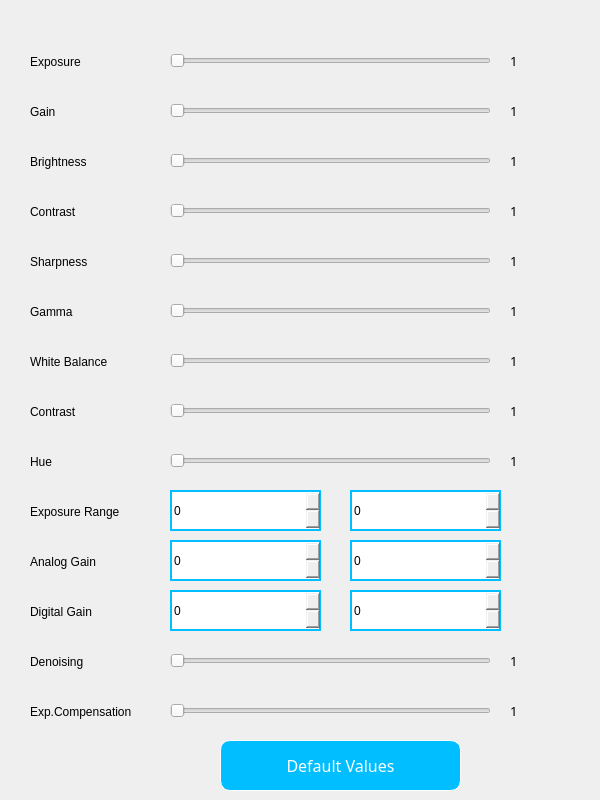
       <widget class="QWidget" name="page_2">
        <widget class="QSpinBox" name="spinBox_7">
         <property name="geometry">
          <rect>
           <x>350</x>
           <y>540</y>
           <width>151</width>
           <height>41</height>
          </rect>
         </property>
         <property name="minimumSize">
          <size>
           <width>15</width>
           <height>15</height>
          </size>
         </property>
         <property name="styleSheet">
          <string notr="true">QSpinBox {
    border: 2px solid rgb(0, 190, 255); 
}
</string>
         </property>
        </widget>
        <widget class="QLabel" name="ExpTimeLb_13">
         <property name="geometry">
          <rect>
           <x>30</x>
           <y>200</y>
           <width>90</width>
           <height>24</height>
          </rect>
         </property>
         <property name="styleSheet">
          <string notr="true">font: 11pt &quot;Adobe 黑体 Std R&quot;;</string>
         </property>
         <property name="text">
          <string>Contrast</string>
         </property>
        </widget>
        <widget class="QLabel" name="ExpTimeLb_16">
         <property name="geometry">
          <rect>
           <x>30</x>
           <y>250</y>
           <width>90</width>
           <height>24</height>
          </rect>
         </property>
         <property name="styleSheet">
          <string notr="true">font: 11pt &quot;Adobe 黑体 Std R&quot;;</string>
         </property>
         <property name="text">
          <string>Sharpness</string>
         </property>
        </widget>
        <widget class="QLabel" name="ExpTimeLb_17">
         <property name="geometry">
          <rect>
           <x>30</x>
           <y>300</y>
           <width>90</width>
           <height>24</height>
          </rect>
         </property>
         <property name="styleSheet">
          <string notr="true">font: 11pt &quot;Adobe 黑体 Std R&quot;;</string>
         </property>
         <property name="text">
          <string>Gamma</string>
         </property>
        </widget>
        <widget class="QPushButton" name="defa_1">
         <property name="geometry">
          <rect>
           <x>220</x>
           <y>740</y>
           <width>241</width>
           <height>51</height>
          </rect>
         </property>
         <property name="font">
          <font>
           <family>.PingFang SC</family>
           <pointsize>12</pointsize>
          </font>
         </property>
         <property name="styleSheet">
          <string notr="true">QPushButton {
    background-color: rgb(0, 190, 255); 
    color: white; 
    border: 1px solid white; 
    padding: 5px 10px; 
    border-radius: 10px; 
}
</string>
         </property>
         <property name="text">
          <string>Default Values</string>
         </property>
        </widget>
        <widget class="QSlider" name="horizontalSlider_12">
         <property name="geometry">
          <rect>
           <x>170</x>
           <y>700</y>
           <width>321</width>
           <height>22</height>
          </rect>
         </property>
         <property name="minimum">
          <number>1</number>
         </property>
         <property name="maximum">
          <number>255</number>
         </property>
         <property name="orientation">
          <enum>Qt::Horizontal</enum>
         </property>
        </widget>
        <widget class="QLabel" name="ExpTimeLb_18">
         <property name="geometry">
          <rect>
           <x>30</x>
           <y>650</y>
           <width>90</width>
           <height>24</height>
          </rect>
         </property>
         <property name="styleSheet">
          <string notr="true">font: 11pt &quot;Adobe 黑体 Std R&quot;;</string>
         </property>
         <property name="text">
          <string>Denoising</string>
         </property>
        </widget>
        <widget class="QSpinBox" name="spinBox_8">
         <property name="geometry">
          <rect>
           <x>350</x>
           <y>490</y>
           <width>151</width>
           <height>41</height>
          </rect>
         </property>
         <property name="minimumSize">
          <size>
           <width>15</width>
           <height>15</height>
          </size>
         </property>
         <property name="styleSheet">
          <string notr="true">QSpinBox {
    border: 2px solid rgb(0, 190, 255); 
}</string>
         </property>
        </widget>
        <widget class="QLabel" name="label_15">
         <property name="geometry">
          <rect>
           <x>510</x>
           <y>240</y>
           <width>81</width>
           <height>41</height>
          </rect>
         </property>
         <property name="font">
          <font>
           <family>.PingFang SC</family>
           <pointsize>10</pointsize>
          </font>
         </property>
         <property name="text">
          <string>1</string>
         </property>
        </widget>
        <widget class="QLabel" name="label_16">
         <property name="geometry">
          <rect>
           <x>510</x>
           <y>290</y>
           <width>81</width>
           <height>41</height>
          </rect>
         </property>
         <property name="font">
          <font>
           <family>.PingFang SC</family>
           <pointsize>10</pointsize>
          </font>
         </property>
         <property name="text">
          <string>1</string>
         </property>
        </widget>
        <widget class="QLabel" name="lab2">
         <property name="geometry">
          <rect>
           <x>510</x>
           <y>140</y>
           <width>81</width>
           <height>41</height>
          </rect>
         </property>
         <property name="font">
          <font>
           <family>.PingFang SC</family>
           <pointsize>10</pointsize>
          </font>
         </property>
         <property name="text">
          <string>1</string>
         </property>
        </widget>
        <widget class="QLabel" name="label_18">
         <property name="geometry">
          <rect>
           <x>510</x>
           <y>390</y>
           <width>81</width>
           <height>41</height>
          </rect>
         </property>
         <property name="font">
          <font>
           <family>.PingFang SC</family>
           <pointsize>10</pointsize>
          </font>
         </property>
         <property name="text">
          <string>1</string>
         </property>
        </widget>
        <widget class="QSlider" name="horizontalSlider_13">
         <property name="geometry">
          <rect>
           <x>170</x>
           <y>650</y>
           <width>321</width>
           <height>22</height>
          </rect>
         </property>
         <property name="minimum">
          <number>1</number>
         </property>
         <property name="maximum">
          <number>255</number>
         </property>
         <property name="orientation">
          <enum>Qt::Horizontal</enum>
         </property>
        </widget>
        <widget class="QLabel" name="label_19">
         <property name="geometry">
          <rect>
           <x>510</x>
           <y>640</y>
           <width>81</width>
           <height>41</height>
          </rect>
         </property>
         <property name="font">
          <font>
           <family>.PingFang SC</family>
           <pointsize>10</pointsize>
          </font>
         </property>
         <property name="text">
          <string>1</string>
         </property>
        </widget>
        <widget class="QSlider" name="slide_4">
         <property name="geometry">
          <rect>
           <x>170</x>
           <y>50</y>
           <width>321</width>
           <height>22</height>
          </rect>
         </property>
         <property name="minimum">
          <number>4</number>
         </property>
         <property name="maximum">
          <number>130</number>
         </property>
         <property name="orientation">
          <enum>Qt::Horizontal</enum>
         </property>
        </widget>
        <widget class="QLabel" name="label_20">
         <property name="geometry">
          <rect>
           <x>510</x>
           <y>340</y>
           <width>81</width>
           <height>41</height>
          </rect>
         </property>
         <property name="font">
          <font>
           <family>.PingFang SC</family>
           <pointsize>10</pointsize>
          </font>
         </property>
         <property name="text">
          <string>1</string>
         </property>
        </widget>
        <widget class="QLabel" name="ExpTimeLb_19">
         <property name="geometry">
          <rect>
           <x>30</x>
           <y>50</y>
           <width>90</width>
           <height>24</height>
          </rect>
         </property>
         <property name="styleSheet">
          <string notr="true">font: 11pt &quot;Adobe 黑体 Std R&quot;;</string>
         </property>
         <property name="text">
          <string>Exposure</string>
         </property>
        </widget>
        <widget class="QLabel" name="label_2">
         <property name="geometry">
          <rect>
           <x>30</x>
           <y>100</y>
           <width>90</width>
           <height>24</height>
          </rect>
         </property>
         <property name="styleSheet">
          <string notr="true">font: 11pt &quot;Adobe 黑体 Std R&quot;;</string>
         </property>
         <property name="text">
          <string>Gain</string>
         </property>
        </widget>
        <widget class="QSpinBox" name="spinBox_9">
         <property name="geometry">
          <rect>
           <x>170</x>
           <y>490</y>
           <width>151</width>
           <height>41</height>
          </rect>
         </property>
         <property name="minimumSize">
          <size>
           <width>15</width>
           <height>15</height>
          </size>
         </property>
         <property name="styleSheet">
          <string notr="true">QSpinBox {
    border: 2px solid rgb(0, 190, 255); 
}
</string>
         </property>
        </widget>
        <widget class="QSlider" name="slide_1">
         <property name="geometry">
          <rect>
           <x>170</x>
           <y>200</y>
           <width>321</width>
           <height>22</height>
          </rect>
         </property>
         <property name="minimum">
          <number>1</number>
         </property>
         <property name="maximum">
          <number>255</number>
         </property>
         <property name="orientation">
          <enum>Qt::Horizontal</enum>
         </property>
        </widget>
        <widget class="QLabel" name="ExpTimeLb_21">
         <property name="geometry">
          <rect>
           <x>30</x>
           <y>350</y>
           <width>131</width>
           <height>24</height>
          </rect>
         </property>
         <property name="styleSheet">
          <string notr="true">font: 11pt &quot;Adobe 黑体 Std R&quot;;</string>
         </property>
         <property name="text">
          <string>White Balance</string>
         </property>
        </widget>
        <widget class="QSlider" name="horizontalSlider_16">
         <property name="geometry">
          <rect>
           <x>170</x>
           <y>400</y>
           <width>321</width>
           <height>22</height>
          </rect>
         </property>
         <property name="minimum">
          <number>1</number>
         </property>
         <property name="maximum">
          <number>255</number>
         </property>
         <property name="orientation">
          <enum>Qt::Horizontal</enum>
         </property>
        </widget>
        <widget class="QLabel" name="ExpTimeLb_22">
         <property name="geometry">
          <rect>
           <x>30</x>
           <y>450</y>
           <width>90</width>
           <height>24</height>
          </rect>
         </property>
         <property name="styleSheet">
          <string notr="true">font: 11pt &quot;Adobe 黑体 Std R&quot;;</string>
         </property>
         <property name="text">
          <string>Hue</string>
         </property>
        </widget>
        <widget class="QSlider" name="horizontalSlider_17">
         <property name="geometry">
          <rect>
           <x>170</x>
           <y>300</y>
           <width>321</width>
           <height>22</height>
          </rect>
         </property>
         <property name="minimum">
          <number>1</number>
         </property>
         <property name="maximum">
          <number>255</number>
         </property>
         <property name="orientation">
          <enum>Qt::Horizontal</enum>
         </property>
        </widget>
        <widget class="QSpinBox" name="spinBox_10">
         <property name="geometry">
          <rect>
           <x>170</x>
           <y>590</y>
           <width>151</width>
           <height>41</height>
          </rect>
         </property>
         <property name="minimumSize">
          <size>
           <width>15</width>
           <height>15</height>
          </size>
         </property>
         <property name="styleSheet">
          <string notr="true">QSpinBox {
    border: 2px solid rgb(0, 190, 255); 
}
</string>
         </property>
        </widget>
        <widget class="QLabel" name="lab1">
         <property name="geometry">
          <rect>
           <x>510</x>
           <y>190</y>
           <width>81</width>
           <height>41</height>
          </rect>
         </property>
         <property name="font">
          <font>
           <family>.PingFang SC</family>
           <pointsize>10</pointsize>
          </font>
         </property>
         <property name="text">
          <string>1</string>
         </property>
        </widget>
        <widget class="QLabel" name="ExpTimeLb_23">
         <property name="geometry">
          <rect>
           <x>30</x>
           <y>500</y>
           <width>131</width>
           <height>24</height>
          </rect>
         </property>
         <property name="styleSheet">
          <string notr="true">font: 11pt &quot;Adobe 黑体 Std R&quot;;</string>
         </property>
         <property name="text">
          <string>Exposure Range</string>
         </property>
        </widget>
        <widget class="QLabel" name="ExpTimeLb_24">
         <property name="geometry">
          <rect>
           <x>30</x>
           <y>700</y>
           <width>131</width>
           <height>24</height>
          </rect>
         </property>
         <property name="styleSheet">
          <string notr="true">font: 11pt &quot;Adobe 黑体 Std R&quot;;</string>
         </property>
         <property name="text">
          <string>Exp.Compensation</string>
         </property>
        </widget>
        <widget class="QSlider" name="horizontalSlider_18">
         <property name="geometry">
          <rect>
           <x>170</x>
           <y>350</y>
           <width>321</width>
           <height>22</height>
          </rect>
         </property>
         <property name="minimum">
          <number>1</number>
         </property>
         <property name="maximum">
          <number>255</number>
         </property>
         <property name="orientation">
          <enum>Qt::Horizontal</enum>
         </property>
        </widget>
        <widget class="QSlider" name="slide_2">
         <property name="geometry">
          <rect>
           <x>170</x>
           <y>150</y>
           <width>321</width>
           <height>22</height>
          </rect>
         </property>
         <property name="minimum">
          <number>1</number>
         </property>
         <property name="maximum">
          <number>32</number>
         </property>
         <property name="orientation">
          <enum>Qt::Horizontal</enum>
         </property>
        </widget>
        <widget class="QSpinBox" name="spinBox_11">
         <property name="geometry">
          <rect>
           <x>170</x>
           <y>540</y>
           <width>151</width>
           <height>41</height>
          </rect>
         </property>
         <property name="minimumSize">
          <size>
           <width>15</width>
           <height>15</height>
          </size>
         </property>
         <property name="styleSheet">
          <string notr="true">QSpinBox {
    border: 2px solid rgb(0, 190, 255); 
}
</string>
         </property>
        </widget>
        <widget class="QSlider" name="slide_3">
         <property name="geometry">
          <rect>
           <x>170</x>
           <y>100</y>
           <width>321</width>
           <height>22</height>
          </rect>
         </property>
         <property name="minimum">
          <number>1</number>
         </property>
         <property name="maximum">
          <number>16</number>
         </property>
         <property name="orientation">
          <enum>Qt::Horizontal</enum>
         </property>
        </widget>
        <widget class="QLabel" name="ExpTimeLb_25">
         <property name="geometry">
          <rect>
           <x>30</x>
           <y>600</y>
           <width>131</width>
           <height>24</height>
          </rect>
         </property>
         <property name="styleSheet">
          <string notr="true">font: 11pt &quot;Adobe 黑体 Std R&quot;;</string>
         </property>
         <property name="text">
          <string>Digital Gain</string>
         </property>
        </widget>
        <widget class="QLabel" name="lab3">
         <property name="geometry">
          <rect>
           <x>510</x>
           <y>90</y>
           <width>81</width>
           <height>41</height>
          </rect>
         </property>
         <property name="font">
          <font>
           <family>.PingFang SC</family>
           <pointsize>10</pointsize>
          </font>
         </property>
         <property name="text">
          <string>1</string>
         </property>
        </widget>
        <widget class="QLabel" name="label_23">
         <property name="geometry">
          <rect>
           <x>510</x>
           <y>440</y>
           <width>81</width>
           <height>41</height>
          </rect>
         </property>
         <property name="font">
          <font>
           <family>.PingFang SC</family>
           <pointsize>10</pointsize>
          </font>
         </property>
         <property name="text">
          <string>1</string>
         </property>
        </widget>
        <widget class="QSlider" name="horizontalSlider_21">
         <property name="geometry">
          <rect>
           <x>170</x>
           <y>450</y>
           <width>321</width>
           <height>22</height>
          </rect>
         </property>
         <property name="minimum">
          <number>1</number>
         </property>
         <property name="maximum">
          <number>255</number>
         </property>
         <property name="orientation">
          <enum>Qt::Horizontal</enum>
         </property>
        </widget>
        <widget class="QSlider" name="horizontalSlider_22">
         <property name="geometry">
          <rect>
           <x>170</x>
           <y>250</y>
           <width>321</width>
           <height>22</height>
          </rect>
         </property>
         <property name="minimum">
          <number>1</number>
         </property>
         <property name="maximum">
          <number>255</number>
         </property>
         <property name="orientation">
          <enum>Qt::Horizontal</enum>
         </property>
        </widget>
        <widget class="QLabel" name="slider">
         <property name="geometry">
          <rect>
           <x>30</x>
           <y>400</y>
           <width>90</width>
           <height>24</height>
          </rect>
         </property>
         <property name="styleSheet">
          <string notr="true">font: 11pt &quot;Adobe 黑体 Std R&quot;;</string>
         </property>
         <property name="text">
          <string>Contrast</string>
         </property>
        </widget>
        <widget class="QLabel" name="lab4">
         <property name="geometry">
          <rect>
           <x>510</x>
           <y>40</y>
           <width>81</width>
           <height>41</height>
          </rect>
         </property>
         <property name="font">
          <font>
           <family>.PingFang SC</family>
           <pointsize>10</pointsize>
          </font>
         </property>
         <property name="text">
          <string>1</string>
         </property>
        </widget>
        <widget class="QLabel" name="label_25">
         <property name="geometry">
          <rect>
           <x>510</x>
           <y>690</y>
           <width>81</width>
           <height>41</height>
          </rect>
         </property>
         <property name="font">
          <font>
           <family>.PingFang SC</family>
           <pointsize>10</pointsize>
          </font>
         </property>
         <property name="text">
          <string>1</string>
         </property>
        </widget>
        <widget class="QLabel" name="ExpTimeLb_27">
         <property name="geometry">
          <rect>
           <x>30</x>
           <y>150</y>
           <width>90</width>
           <height>24</height>
          </rect>
         </property>
         <property name="styleSheet">
          <string notr="true">font: 11pt &quot;Adobe 黑体 Std R&quot;;</string>
         </property>
         <property name="text">
          <string>Brightness</string>
         </property>
        </widget>
        <widget class="QLabel" name="ExpTimeLb_28">
         <property name="geometry">
          <rect>
           <x>30</x>
           <y>550</y>
           <width>90</width>
           <height>24</height>
          </rect>
         </property>
         <property name="styleSheet">
          <string notr="true">font: 11pt &quot;Adobe 黑体 Std R&quot;;</string>
         </property>
         <property name="text">
          <string>Analog Gain</string>
         </property>
        </widget>
        <widget class="QSpinBox" name="spinBox_12">
         <property name="geometry">
          <rect>
           <x>350</x>
           <y>590</y>
           <width>151</width>
           <height>41</height>
          </rect>
         </property>
         <property name="minimumSize">
          <size>
           <width>15</width>
           <height>15</height>
          </size>
         </property>
         <property name="styleSheet">
          <string notr="true">QSpinBox {
    border: 2px solid rgb(0, 190, 255); 
}
</string>
         </property>
        </widget>
       </widget>
